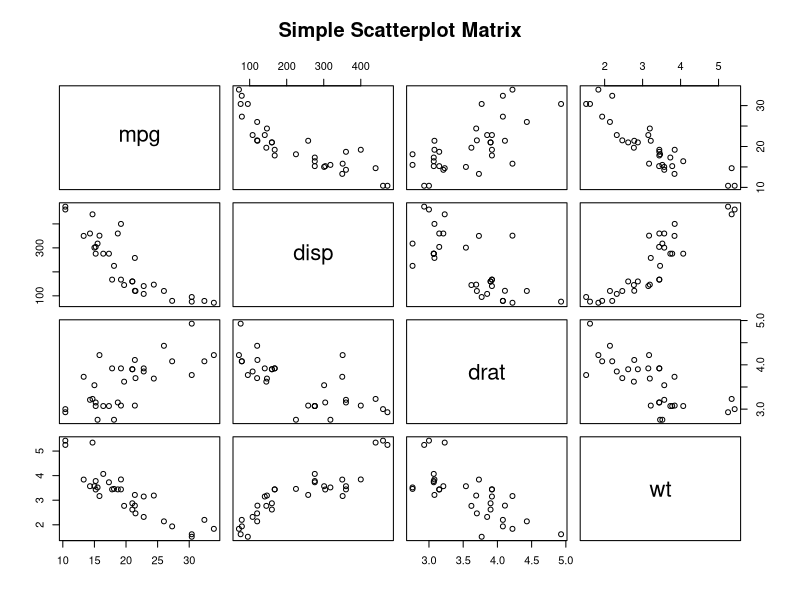

Write the R code that produced this figure.
## ---- chunk 1
str(mtcars)
## ---- chunk 2
pairs(~mpg+disp+drat+wt,data=mtcars, main="Simple Scatterplot Matrix")

